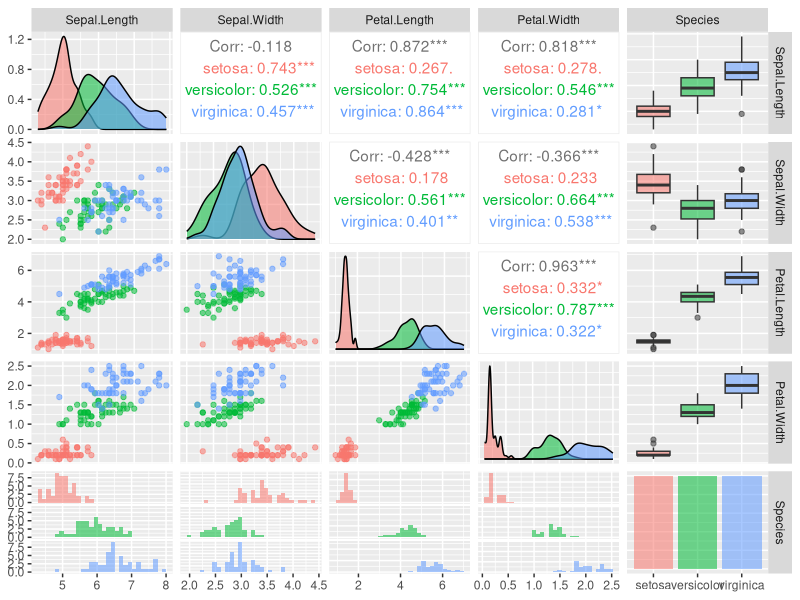
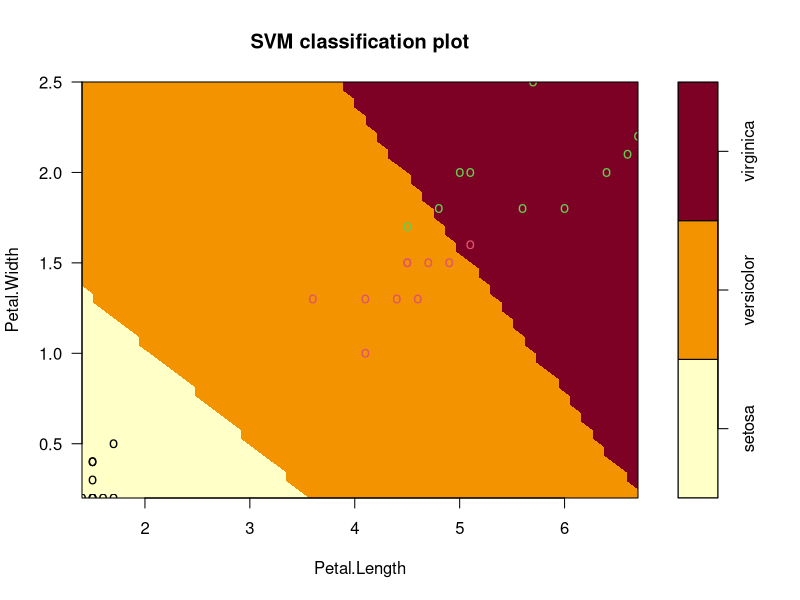
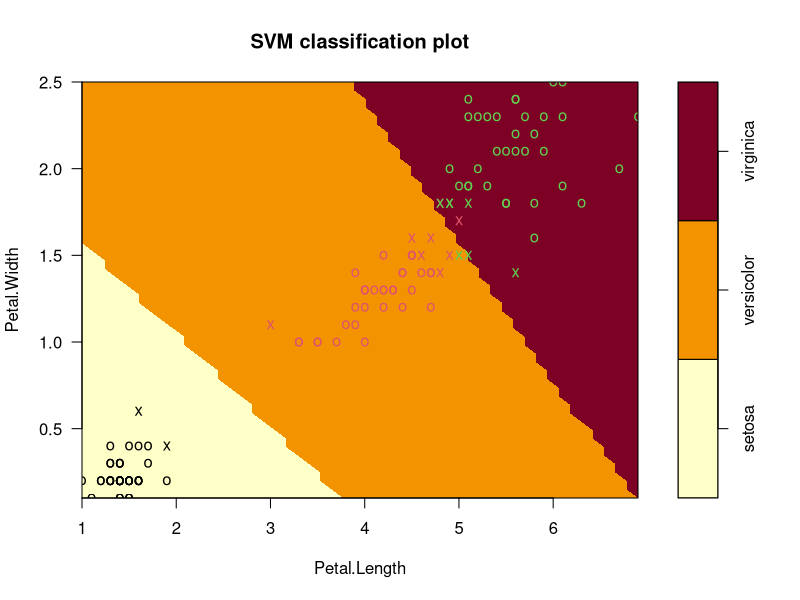
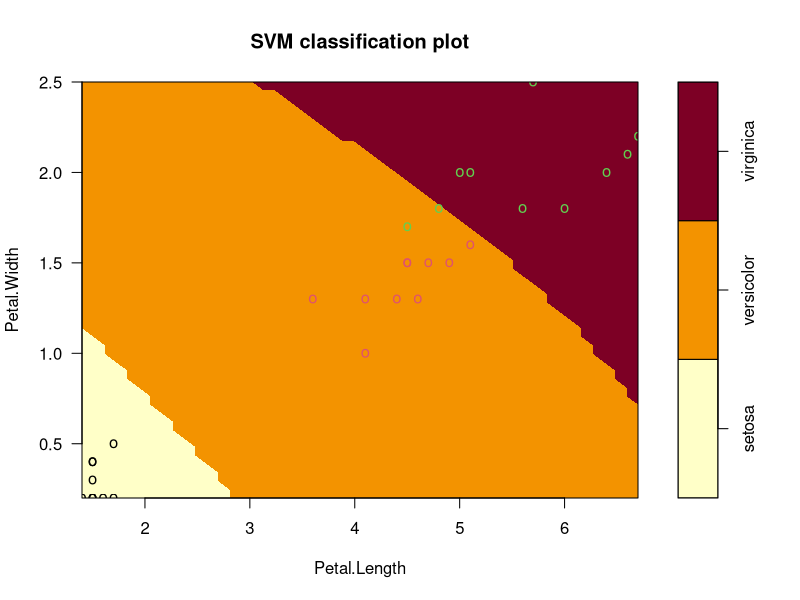
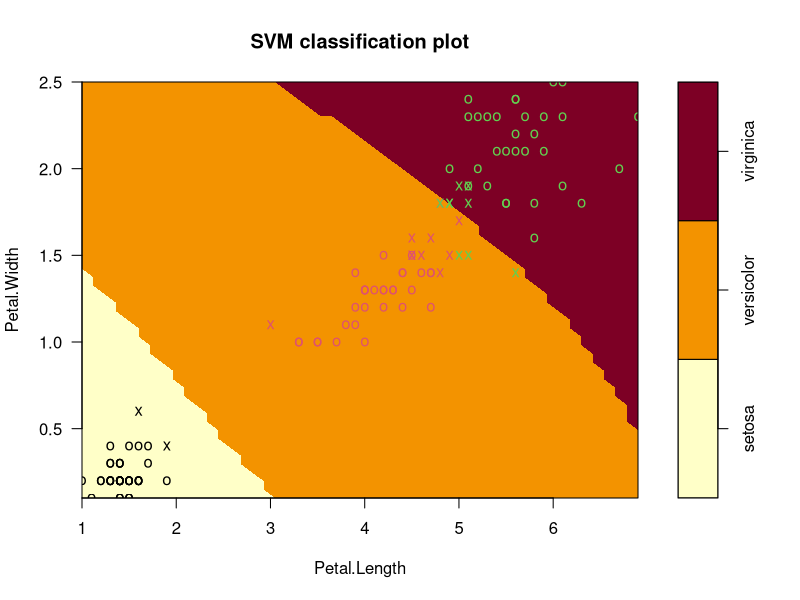
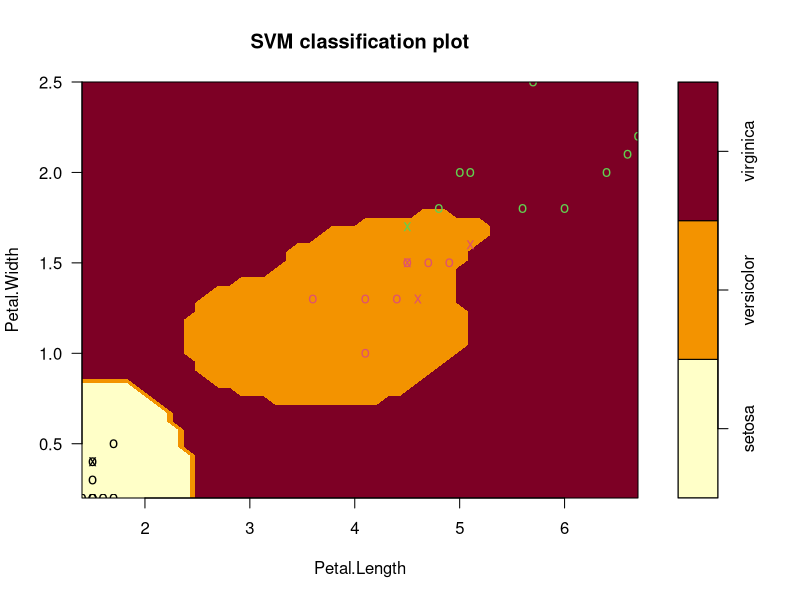
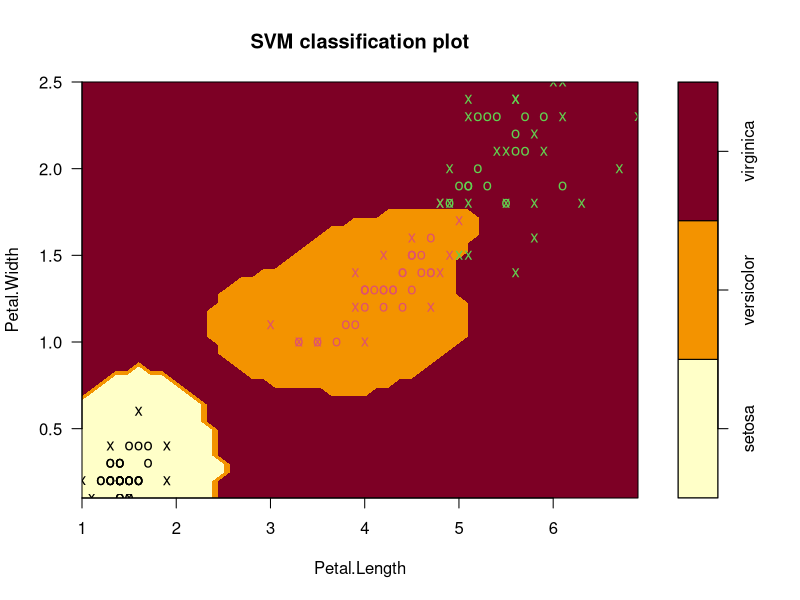

R code for these plots, in order: (Note: this script raises an error after producing the figures.)
## ---- chunk 1
knitr::opts_chunk$set(echo = TRUE)
## ---- chunk 2

# Packages
library(caTools) # to split data into train/test
library(ggplot2) # nice plots...
library(GGally)  # also plotting tools
library(e1071)   # classical package for svm

## Load Data:
dataset = iris

## Some exploratory visualization 
ggpairs(dataset, ggplot2::aes(colour = Species, alpha = 0.2))

## Split Data: train 80% /test 20% to deal with overfitting: 
##             120obs./30obs. for train/test resp.
set.seed(123)
split = sample.split(dataset$Species, SplitRatio = .8)
training_set = subset(dataset, split == TRUE)
test_set = subset(dataset, split == FALSE)

## ---- chunk 3
##  LINEAR KERNEL
model.l <- svm(Species ~ Petal.Width + Petal.Length, data = training_set,
             type="C-classification",kernel="linear",probability = TRUE)
print(model.l)

# Compute decision values and probabilities:
pred.l <- predict(model.l, test_set, decision.values = TRUE, probability = TRUE) 
# Check accuracy:
table(pred.l, test_set[,5])
mean(pred.l == test_set[,5]) # Rate of well classified! (predicted)
## ---- chunk 4
## Tuning cost:
tune.l <- tune.svm(Species ~ Petal.Width + Petal.Length, data = training_set,
                     type="C-classification",kernel="linear",probability = TRUE, cost = seq(0.1,10,by=0.1))
optimal.cost.l = tune.l$best.parameters$cost

## Tuned Model:

model.l.tuned <- svm(Species ~ Petal.Width + Petal.Length, data = training_set,
               type="C-classification",kernel="linear",probability = TRUE,
               cost =optimal.cost.l)
print(model.l.tuned)

# Compute decision values and probabilities:
pred.l.tuned <- predict(model.l.tuned, test_set, decision.values = TRUE, probability = TRUE)

# Check accuracy:
table(pred.l.tuned, test_set[,5])
mean(pred.l.tuned == test_set[,5]) # Rate of well classified! (predicted)

# Plot Decision Boundaries:
plot(model.l.tuned, test_set[,3:5])
plot(model.l.tuned, training_set[,3:5])
## ---- chunk 5
##  POLYNOMIAL KERNEL
model.p <- svm(Species ~ Petal.Width + Petal.Length, data = training_set,
                     type="C-classification",kernel="polynomial",probability = TRUE)

print(model.p)

# Compute decision values and probabilities:
pred.p <- predict(model.p, test_set, decision.values = TRUE, probability = TRUE)

# Check accuracy:
table(pred.p, test_set[,5])
mean(pred.p == test_set[,5]) # Rate of well classified!

## ---- chunk 6

# Tuning cost, degree, gamma and coef0:

tune.p <- tune.svm(Species ~ Petal.Width + Petal.Length, data = training_set,
                   type="C-classification",kernel="polynomial",probability = TRUE,
                   cost = seq(0.5,5,by=.5), coef0 = 0, degree = seq(3,5,by=1),
                   gamma = seq(0.5,0.8,by=0.1))

optimal.cost.p = tune.p$best.parameters$cost
optimal.coef0.p = tune.p$best.parameters$coef0
optimal.degree.p = tune.p$best.parameters$degree
optimal.gamma.p = tune.p$best.parameters$gamma

## Tuned Model:
model.p.tuned <- svm(Species ~ Petal.Width + Petal.Length, data = training_set,
               type="C-classification",kernel="polynomial",probability = TRUE,
               cost = optimal.cost.p, coef0 = optimal.coef0.p,
               degree = optimal.degree.p, gamma = optimal.gamma.p)

print(model.p.tuned)

# Compute decision values and probabilities:
pred.p.tuned <- predict(model.p.tuned, test_set, decision.values = TRUE, probability = TRUE)

# Check accuracy:
table(pred.p.tuned, test_set[,5])
mean(pred.p.tuned == test_set[,5]) # Rate of well classified!

# Plot Decision Boundaries:
plot(model.p.tuned, test_set[,3:5])
plot(model.p.tuned, training_set[,3:5])
## ---- chunk 7
model.g <- svm(Species ~ Petal.Width + Petal.Length, data = training_set,
             type="C-classification",kernel="radial",probability = TRUE)

print(model.g)

# Compute decision values and probabilities:
pred.g <- predict(model.g, test_set, decision.values = TRUE, probability = TRUE)

# Check accuracy:
table(pred.g, test_set[,5])
mean(pred.g == test_set[,5]) # Rate of well classified!
## ---- chunk 8
# Tuning cost, degree, gamma and coef0:
tune.g <- tune.svm(Species ~ Petal.Width + Petal.Length, data = training_set,
                   type="C-classification",kernel="radial",probability = TRUE,
                   cost = seq(1,10,by=1), gamma = seq(0,10,by=1))

optimal.cost.g = tune.g$best.parameters$cost
optimal.gamma.g = tune.g$best.parameters$gamma

## Tuned Model:
model.g.tuned <- svm(Species ~ Petal.Width + Petal.Length, data = training_set,
               type="C-classification",kernel="radial",probability = TRUE,
               cost = optimal.cost.g, gamma = optimal.gamma.g)

print(model.g.tuned)

# Compute decision values and probabilities:
pred.g.tuned <- predict(model.g.tuned, test_set, decision.values = TRUE, probability = TRUE)

# Check accuracy:
table(pred.g.tuned, test_set[,5])
mean(pred.g.tuned == test_set[,5]) # Rate of well classified!

# Plot Decision Boundaries:
plot(model.g.tuned, test_set[,3:5])
plot(model.g.tuned, training_set[,3:5])
## ---- chunk 9
##  MIXTURE OF KERNELS
library(kernlab)
# Average Kernel = RBF Kernel + Polynomial Kernel
kfunction2 <- function(sigma, degree, scale, offset)
{
  k <- function (x,y)
  {
    1/2*exp(-sigma*sum((x-y)^2)) + 1/2*(scale*sum((x)*(y))+offset)^degree
  }
  class(k) <- "kernel"
  k
}

svp <- ksvm(Species ~ Petal.Width + Petal.Length, data = training_set,
            type="C-svc", kernel=kfunction2(2, 1, 1, 0), C = 1, prob.model=TRUE)
svp

## get fitted values
fit.svp = fitted(svp)
## Test on the training set with probabilities as output
pred.svp = predict(svp, test_set, type = "response")

# Check accuracy:
# ... on test
table(pred.svp, test_set[,5])
mean(pred.svp == test_set[,5]) # Rate of well classified!
# ... on train
table(fit.svp, training_set[,5])
mean(fit.svp == training_set[,5]) # Rate of well classified!
## ---- chunk 10
## Packages
library(quadprog)
library(ggplot2)

## Code for QP solver of SVM:
qp.svm.fit = function(n, X, y){
  # Dual method of Goldfarb and Idnani (1982, 1983) for solving quadratic programming
  # problems of the form min(-d^T b + 1/2 b^T D b) with the constraints A^T b >= b_0.
  
  # ... build the system matrices
  d <- matrix(1, nrow=n)
  b0 <- rbind( matrix(0, nrow=1, ncol=1) , matrix(0, nrow=n, ncol=1) )
  A <- t(rbind(matrix(y, nrow=1, ncol=n), diag(nrow=n)))
  
  # ...perturb matrix D in order for it to be symmetric positive definite:
  eps <- 5e-4
  Q <- sapply(1:n, function(i) y[i]*t(X)[,i])
  D <- t(Q)%*%Q
  
  # ... call the QP solver:
  sol <- solve.QP(D +eps*diag(n), d, A, b0, meq=1, factorized=FALSE)
  qpsol <- matrix(sol$solution, nrow=n) # alphas!
  return(qpsol)
}

## Code to extract and Plot the decision boundary:
# ...build the support vectors, slopes, and intercepts
findLine <- function(a, y, X){
  nonzero <-  abs(a) > 1e-5
  W <- rowSums(sapply(which(nonzero), function(i) a[i]*y[i]*X[i,]))
  b <- mean(sapply(which(nonzero), function(i) X[i,]%*%W- y[i]))
  slope <- -W[1]/W[2]
  intercept <- b/W[2]
  return(c(intercept,slope))
}

## ---- chunk 11
## Transform Data as needed for QP code:

X = as.matrix(training_set[,3:4]) # only "Petal.Length", "Petal.Width" as covariates
n <- dim(X)[1]

y = array(-1, length(training_set[,5]))
y[training_set[,5] == "setosa"] = 1
y = as.matrix(y)

qpsol = qp.svm.fit(n, X, y)

qpline = findLine( qpsol, y, X)

# plot the results
plt <- ggplot(training_set, aes(x=Petal.Length, y=Petal.Width)) + 
  ggtitle("QP Solution: Setosa vs. All (linear Kernel)") +
  geom_point(aes(fill=factor(y)), size=3, pch=21) +
  geom_abline(intercept=qpline[1], slope=qpline[2], size=1, aes(color="quadprog"), show.legend) +
  scale_fill_manual(values=c("red","blue"), guide='none')
print(plt)
## ---- chunk 12
## Transform Data as needed for QP code:

X = as.matrix(training_set[,3:4]) # only "Petal.Length", "Petal.Width" as covariates
n <- dim(X)[1]

y = array(-1, length(training_set[,5]))
y[training_set[,5] == "versicolor"] = 1
y = as.matrix(y)

qpsol = qp.svm.fit(n, X, y)

qpline = findLine( qpsol, y, X)

# plot the results
library(ggplot2)
plt <- ggplot(training_set, aes(x=Petal.Length, y=Petal.Width)) + 
  ggtitle("QP Solution: Versicolor vs. All (linear Kernel)") +
  geom_point(aes(fill=factor(y)), size=3, pch=21) +
  geom_abline(intercept=qpline[1], slope=qpline[2], size=1, aes(color="quadprog"), show.legend) +
  scale_fill_manual(values=c("red","blue"), guide='none')
print(plt)
## ---- chunk 13
## Transform Data as needed for QP code:

X = as.matrix(training_set[,3:4]) # only "Petal.Length", "Petal.Width" as covariates
n <- dim(X)[1]

y = array(-1, length(training_set[,5]))
y[training_set[,5] == "virginica"] = 1
y = as.matrix(y)

qpsol = qp.svm.fit(n, X, y)

qpline = findLine( qpsol, y, X)

# plot the results
library(ggplot2)
plt <- ggplot(training_set, aes(x=Petal.Length, y=Petal.Width)) + 
  ggtitle("QP Solution: Virginica vs. All (linear Kernel)") +
  geom_point(aes(fill=factor(y)), size=3, pch=21) +
  geom_abline(intercept=qpline[1], slope=qpline[2], size=1, aes(color="quadprog"), show.legend) +
  scale_fill_manual(values=c("red","blue"), guide='none')
print(plt)
